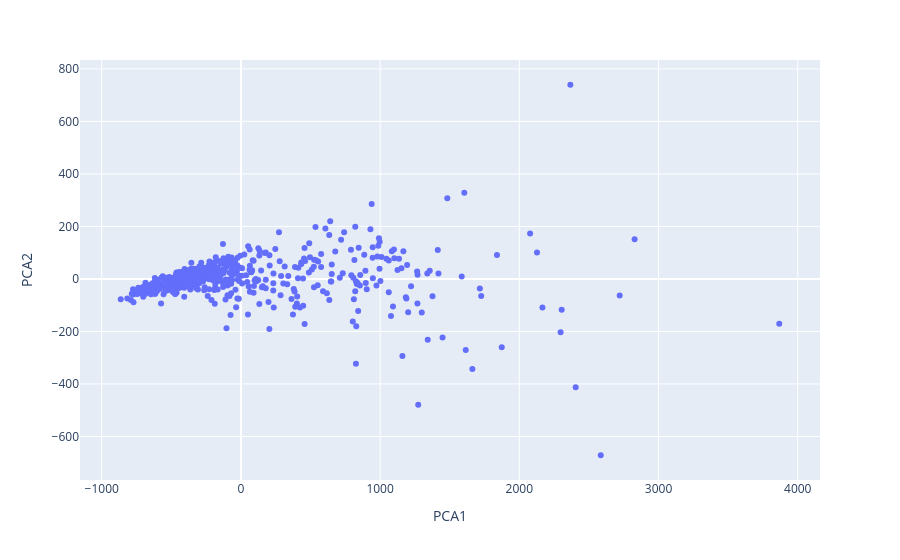

Notebook source saved alongside this figure:
### Code cell
# Visualiser les classes suivant les deux composantes en utilisant plotly.express
fig = px.scatter(df_pca, x = 'PCA1', y = 'PCA2')
fig.show()

### Figure 1 — Plotly figure (JSON) as saved in the notebook; plotly's stock layout.template omitted (floating-point values rounded to 4 significant figures; data arrays with more than 128 entries replaced by an {"elided": "..."} marker saying what was removed)
{"data": [{"hovertemplate": "PCA1=%{x}<br>PCA2=%{y}<extra></extra>", "legendgroup": "", "marker": {"color": "#636efa", "symbol": "circle"}, "mode": "markers", "name": "", "orientation": "v", "showlegend": false, "type": "scatter", "x": {"elided": "569 float values"}, "xaxis": "x", "y": {"elided": "569 float values"}, "yaxis": "y"}], "layout": {"legend": {"tracegroupgap": 0}, "margin": {"t": 60}, "xaxis": {"anchor": "y", "domain": [0, 1], "title": {"text": "PCA1"}}, "yaxis": {"anchor": "x", "domain": [0, 1], "title": {"text": "PCA2"}}}}
